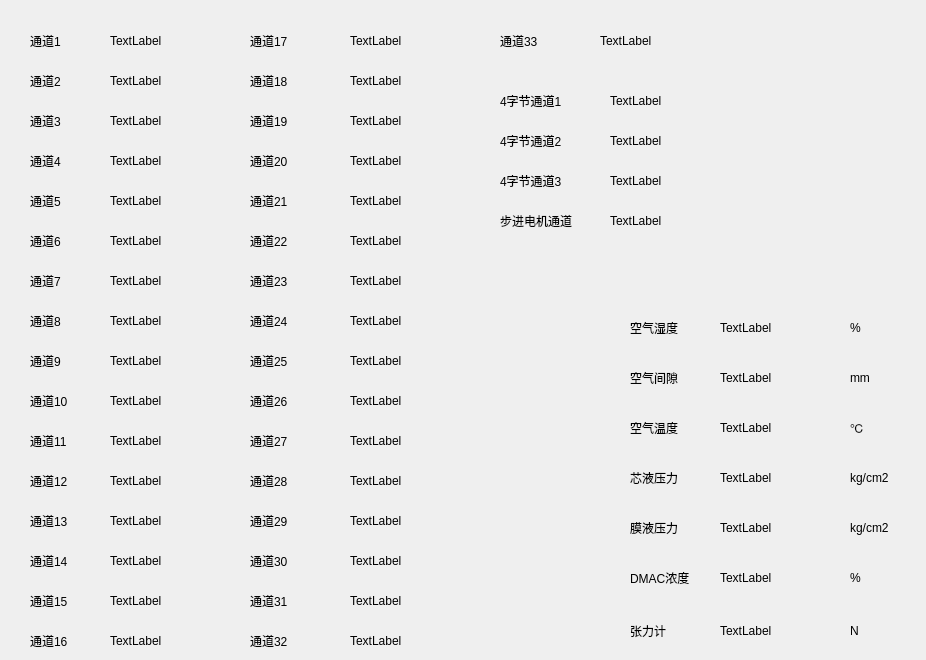
   <widget class="QWidget" name="widget">
    <attribute name="title">
     <string>输入</string>
    </attribute>
    <widget class="QLabel" name="label_16">
     <property name="geometry">
      <rect>
       <x>30</x>
       <y>30</y>
       <width>67</width>
       <height>21</height>
      </rect>
     </property>
     <property name="text">
      <string>通道1</string>
     </property>
    </widget>
    <widget class="QLabel" name="label_19">
     <property name="geometry">
      <rect>
       <x>30</x>
       <y>70</y>
       <width>67</width>
       <height>21</height>
      </rect>
     </property>
     <property name="text">
      <string>通道2</string>
     </property>
    </widget>
    <widget class="QLabel" name="label_23">
     <property name="geometry">
      <rect>
       <x>30</x>
       <y>110</y>
       <width>67</width>
       <height>21</height>
      </rect>
     </property>
     <property name="text">
      <string>通道3</string>
     </property>
    </widget>
    <widget class="QLabel" name="label_24">
     <property name="geometry">
      <rect>
       <x>30</x>
       <y>150</y>
       <width>67</width>
       <height>21</height>
      </rect>
     </property>
     <property name="text">
      <string>通道4</string>
     </property>
    </widget>
    <widget class="QLabel" name="label_25">
     <property name="geometry">
      <rect>
       <x>30</x>
       <y>190</y>
       <width>67</width>
       <height>21</height>
      </rect>
     </property>
     <property name="text">
      <string>通道5</string>
     </property>
    </widget>
    <widget class="QLabel" name="label_26">
     <property name="geometry">
      <rect>
       <x>30</x>
       <y>230</y>
       <width>67</width>
       <height>21</height>
      </rect>
     </property>
     <property name="text">
      <string>通道6</string>
     </property>
    </widget>
    <widget class="QLabel" name="label_27">
     <property name="geometry">
      <rect>
       <x>30</x>
       <y>270</y>
       <width>67</width>
       <height>21</height>
      </rect>
     </property>
     <property name="text">
      <string>通道7</string>
     </property>
    </widget>
    <widget class="QLabel" name="label_28">
     <property name="geometry">
      <rect>
       <x>30</x>
       <y>310</y>
       <width>67</width>
       <height>21</height>
      </rect>
     </property>
     <property name="text">
      <string>通道8</string>
     </property>
    </widget>
    <widget class="QLabel" name="label_29">
     <property name="geometry">
      <rect>
       <x>30</x>
       <y>350</y>
       <width>67</width>
       <height>21</height>
      </rect>
     </property>
     <property name="text">
      <string>通道9</string>
     </property>
    </widget>
    <widget class="QLabel" name="label_30">
     <property name="geometry">
      <rect>
       <x>30</x>
       <y>390</y>
       <width>67</width>
       <height>21</height>
      </rect>
     </property>
     <property name="text">
      <string>通道10</string>
     </property>
    </widget>
    <widget class="QLabel" name="label_31">
     <property name="geometry">
      <rect>
       <x>30</x>
       <y>430</y>
       <width>67</width>
       <height>21</height>
      </rect>
     </property>
     <property name="text">
      <string>通道11</string>
     </property>
    </widget>
    <widget class="QLabel" name="label_32">
     <property name="geometry">
      <rect>
       <x>30</x>
       <y>470</y>
       <width>67</width>
       <height>21</height>
      </rect>
     </property>
     <property name="text">
      <string>通道12</string>
     </property>
    </widget>
    <widget class="QLabel" name="label_33">
     <property name="geometry">
      <rect>
       <x>30</x>
       <y>510</y>
       <width>67</width>
       <height>21</height>
      </rect>
     </property>
     <property name="text">
      <string>通道13</string>
     </property>
    </widget>
    <widget class="QLabel" name="label_34">
     <property name="geometry">
      <rect>
       <x>30</x>
       <y>550</y>
       <width>67</width>
       <height>21</height>
      </rect>
     </property>
     <property name="text">
      <string>通道14</string>
     </property>
    </widget>
    <widget class="QLabel" name="label_35">
     <property name="geometry">
      <rect>
       <x>30</x>
       <y>590</y>
       <width>67</width>
       <height>21</height>
      </rect>
     </property>
     <property name="text">
      <string>通道15</string>
     </property>
    </widget>
    <widget class="QLabel" name="label_36">
     <property name="geometry">
      <rect>
       <x>30</x>
       <y>630</y>
       <width>67</width>
       <height>21</height>
      </rect>
     </property>
     <property name="text">
      <string>通道16</string>
     </property>
    </widget>
    <widget class="QLabel" name="label_37">
     <property name="geometry">
      <rect>
       <x>250</x>
       <y>30</y>
       <width>67</width>
       <height>21</height>
      </rect>
     </property>
     <property name="text">
      <string>通道17</string>
     </property>
    </widget>
    <widget class="QLabel" name="label_38">
     <property name="geometry">
      <rect>
       <x>250</x>
       <y>70</y>
       <width>67</width>
       <height>21</height>
      </rect>
     </property>
     <property name="text">
      <string>通道18</string>
     </property>
    </widget>
    <widget class="QLabel" name="label_39">
     <property name="geometry">
      <rect>
       <x>250</x>
       <y>110</y>
       <width>67</width>
       <height>21</height>
      </rect>
     </property>
     <property name="text">
      <string>通道19</string>
     </property>
    </widget>
    <widget class="QLabel" name="label_40">
     <property name="geometry">
      <rect>
       <x>250</x>
       <y>150</y>
       <width>67</width>
       <height>21</height>
      </rect>
     </property>
     <property name="text">
      <string>通道20</string>
     </property>
    </widget>
    <widget class="QLabel" name="label_41">
     <property name="geometry">
      <rect>
       <x>250</x>
       <y>190</y>
       <width>67</width>
       <height>21</height>
      </rect>
     </property>
     <property name="text">
      <string>通道21</string>
     </property>
    </widget>
    <widget class="QLabel" name="label_42">
     <property name="geometry">
      <rect>
       <x>250</x>
       <y>230</y>
       <width>67</width>
       <height>21</height>
      </rect>
     </property>
     <property name="text">
      <string>通道22</string>
     </property>
    </widget>
    <widget class="QLabel" name="label_43">
     <property name="geometry">
      <rect>
       <x>250</x>
       <y>270</y>
       <width>67</width>
       <height>21</height>
      </rect>
     </property>
     <property name="text">
      <string>通道23</string>
     </property>
    </widget>
    <widget class="QLabel" name="label_44">
     <property name="geometry">
      <rect>
       <x>250</x>
       <y>310</y>
       <width>67</width>
       <height>21</height>
      </rect>
     </property>
     <property name="text">
      <string>通道24</string>
     </property>
    </widget>
    <widget class="QLabel" name="label_45">
     <property name="geometry">
      <rect>
       <x>250</x>
       <y>350</y>
       <width>67</width>
       <height>21</height>
      </rect>
     </property>
     <property name="text">
      <string>通道25</string>
     </property>
    </widget>
    <widget class="QLabel" name="label_46">
     <property name="geometry">
      <rect>
       <x>250</x>
       <y>390</y>
       <width>67</width>
       <height>21</height>
      </rect>
     </property>
     <property name="text">
      <string>通道26</string>
     </property>
    </widget>
    <widget class="QLabel" name="label_47">
     <property name="geometry">
      <rect>
       <x>250</x>
       <y>430</y>
       <width>67</width>
       <height>21</height>
      </rect>
     </property>
     <property name="text">
      <string>通道27</string>
     </property>
    </widget>
    <widget class="QLabel" name="label_48">
     <property name="geometry">
      <rect>
       <x>250</x>
       <y>470</y>
       <width>67</width>
       <height>21</height>
      </rect>
     </property>
     <property name="text">
      <string>通道28</string>
     </property>
    </widget>
    <widget class="QLabel" name="label_49">
     <property name="geometry">
      <rect>
       <x>250</x>
       <y>510</y>
       <width>67</width>
       <height>21</height>
      </rect>
     </property>
     <property name="text">
      <string>通道29</string>
     </property>
    </widget>
    <widget class="QLabel" name="label_50">
     <property name="geometry">
      <rect>
       <x>250</x>
       <y>550</y>
       <width>67</width>
       <height>21</height>
      </rect>
     </property>
     <property name="text">
      <string>通道30</string>
     </property>
    </widget>
    <widget class="QLabel" name="label_51">
     <property name="geometry">
      <rect>
       <x>250</x>
       <y>590</y>
       <width>67</width>
       <height>21</height>
      </rect>
     </property>
     <property name="text">
      <string>通道31</string>
     </property>
    </widget>
    <widget class="QLabel" name="label_52">
     <property name="geometry">
      <rect>
       <x>250</x>
       <y>630</y>
       <width>67</width>
       <height>21</height>
      </rect>
     </property>
     <property name="text">
      <string>通道32</string>
     </property>
    </widget>
    <widget class="QLabel" name="label_t1">
     <property name="geometry">
      <rect>
       <x>110</x>
       <y>30</y>
       <width>67</width>
       <height>21</height>
      </rect>
     </property>
     <property name="text">
      <string>TextLabel</string>
     </property>
    </widget>
    <widget class="QLabel" name="label_t2">
     <property name="geometry">
      <rect>
       <x>110</x>
       <y>70</y>
       <width>67</width>
       <height>21</height>
      </rect>
     </property>
     <property name="text">
      <string>TextLabel</string>
     </property>
    </widget>
    <widget class="QLabel" name="label_t3">
     <property name="geometry">
      <rect>
       <x>110</x>
       <y>110</y>
       <width>67</width>
       <height>21</height>
      </rect>
     </property>
     <property name="text">
      <string>TextLabel</string>
     </property>
    </widget>
    <widget class="QLabel" name="label_t4">
     <property name="geometry">
      <rect>
       <x>110</x>
       <y>150</y>
       <width>67</width>
       <height>21</height>
      </rect>
     </property>
     <property name="text">
      <string>TextLabel</string>
     </property>
    </widget>
    <widget class="QLabel" name="label_t5">
     <property name="geometry">
      <rect>
       <x>110</x>
       <y>190</y>
       <width>67</width>
       <height>21</height>
      </rect>
     </property>
     <property name="text">
      <string>TextLabel</string>
     </property>
    </widget>
    <widget class="QLabel" name="label_t6">
     <property name="geometry">
      <rect>
       <x>110</x>
       <y>230</y>
       <width>67</width>
       <height>21</height>
      </rect>
     </property>
     <property name="text">
      <string>TextLabel</string>
     </property>
    </widget>
    <widget class="QLabel" name="label_t7">
     <property name="geometry">
      <rect>
       <x>110</x>
       <y>270</y>
       <width>67</width>
       <height>21</height>
      </rect>
     </property>
     <property name="text">
      <string>TextLabel</string>
     </property>
    </widget>
    <widget class="QLabel" name="label_t8">
     <property name="geometry">
      <rect>
       <x>110</x>
       <y>310</y>
       <width>67</width>
       <height>21</height>
      </rect>
     </property>
     <property name="text">
      <string>TextLabel</string>
     </property>
    </widget>
    <widget class="QLabel" name="label_t9">
     <property name="geometry">
      <rect>
       <x>110</x>
       <y>350</y>
       <width>67</width>
       <height>21</height>
      </rect>
     </property>
     <property name="text">
      <string>TextLabel</string>
     </property>
    </widget>
    <widget class="QLabel" name="label_t10">
     <property name="geometry">
      <rect>
       <x>110</x>
       <y>390</y>
       <width>67</width>
       <height>21</height>
      </rect>
     </property>
     <property name="text">
      <string>TextLabel</string>
     </property>
    </widget>
    <widget class="QLabel" name="label_t11">
     <property name="geometry">
      <rect>
       <x>110</x>
       <y>430</y>
       <width>67</width>
       <height>21</height>
      </rect>
     </property>
     <property name="text">
      <string>TextLabel</string>
     </property>
    </widget>
    <widget class="QLabel" name="label_t12">
     <property name="geometry">
      <rect>
       <x>110</x>
       <y>470</y>
       <width>67</width>
       <height>21</height>
      </rect>
     </property>
     <property name="text">
      <string>TextLabel</string>
     </property>
    </widget>
    <widget class="QLabel" name="label_t13">
     <property name="geometry">
      <rect>
       <x>110</x>
       <y>510</y>
       <width>67</width>
       <height>21</height>
      </rect>
     </property>
     <property name="text">
      <string>TextLabel</string>
     </property>
    </widget>
    <widget class="QLabel" name="label_t14">
     <property name="geometry">
      <rect>
       <x>110</x>
       <y>550</y>
       <width>67</width>
       <height>21</height>
      </rect>
     </property>
     <property name="text">
      <string>TextLabel</string>
     </property>
    </widget>
    <widget class="QLabel" name="label_t15">
     <property name="geometry">
      <rect>
       <x>110</x>
       <y>590</y>
       <width>67</width>
       <height>21</height>
      </rect>
     </property>
     <property name="text">
      <string>TextLabel</string>
     </property>
    </widget>
    <widget class="QLabel" name="label_t16">
     <property name="geometry">
      <rect>
       <x>110</x>
       <y>630</y>
       <width>67</width>
       <height>21</height>
      </rect>
     </property>
     <property name="text">
      <string>TextLabel</string>
     </property>
    </widget>
    <widget class="QLabel" name="label_t26">
     <property name="geometry">
      <rect>
       <x>350</x>
       <y>390</y>
       <width>67</width>
       <height>21</height>
      </rect>
     </property>
     <property name="text">
      <string>TextLabel</string>
     </property>
    </widget>
    <widget class="QLabel" name="label_t21">
     <property name="geometry">
      <rect>
       <x>350</x>
       <y>190</y>
       <width>67</width>
       <height>21</height>
      </rect>
     </property>
     <property name="text">
      <string>TextLabel</string>
     </property>
    </widget>
    <widget class="QLabel" name="label_t23">
     <property name="geometry">
      <rect>
       <x>350</x>
       <y>270</y>
       <width>67</width>
       <height>21</height>
      </rect>
     </property>
     <property name="text">
      <string>TextLabel</string>
     </property>
    </widget>
    <widget class="QLabel" name="label_t17">
     <property name="geometry">
      <rect>
       <x>350</x>
       <y>30</y>
       <width>67</width>
       <height>21</height>
      </rect>
     </property>
     <property name="text">
      <string>TextLabel</string>
     </property>
    </widget>
    <widget class="QLabel" name="label_t27">
     <property name="geometry">
      <rect>
       <x>350</x>
       <y>430</y>
       <width>67</width>
       <height>21</height>
      </rect>
     </property>
     <property name="text">
      <string>TextLabel</string>
     </property>
    </widget>
    <widget class="QLabel" name="label_t19">
     <property name="geometry">
      <rect>
       <x>350</x>
       <y>110</y>
       <width>67</width>
       <height>21</height>
      </rect>
     </property>
     <property name="text">
      <string>TextLabel</string>
     </property>
    </widget>
    <widget class="QLabel" name="label_t18">
     <property name="geometry">
      <rect>
       <x>350</x>
       <y>70</y>
       <width>67</width>
       <height>21</height>
      </rect>
     </property>
     <property name="text">
      <string>TextLabel</string>
     </property>
    </widget>
    <widget class="QLabel" name="label_t24">
     <property name="geometry">
      <rect>
       <x>350</x>
       <y>310</y>
       <width>67</width>
       <height>21</height>
      </rect>
     </property>
     <property name="text">
      <string>TextLabel</string>
     </property>
    </widget>
    <widget class="QLabel" name="label_t31">
     <property name="geometry">
      <rect>
       <x>350</x>
       <y>590</y>
       <width>67</width>
       <height>21</height>
      </rect>
     </property>
     <property name="text">
      <string>TextLabel</string>
     </property>
    </widget>
    <widget class="QLabel" name="label_t32">
     <property name="geometry">
      <rect>
       <x>350</x>
       <y>630</y>
       <width>67</width>
       <height>21</height>
      </rect>
     </property>
     <property name="text">
      <string>TextLabel</string>
     </property>
    </widget>
    <widget class="QLabel" name="label_t22">
     <property name="geometry">
      <rect>
       <x>350</x>
       <y>230</y>
       <width>67</width>
       <height>21</height>
      </rect>
     </property>
     <property name="text">
      <string>TextLabel</string>
     </property>
    </widget>
    <widget class="QLabel" name="label_t30">
     <property name="geometry">
      <rect>
       <x>350</x>
       <y>550</y>
       <width>67</width>
       <height>21</height>
      </rect>
     </property>
     <property name="text">
      <string>TextLabel</string>
     </property>
    </widget>
    <widget class="QLabel" name="label_t20">
     <property name="geometry">
      <rect>
       <x>350</x>
       <y>150</y>
       <width>67</width>
       <height>21</height>
      </rect>
     </property>
     <property name="text">
      <string>TextLabel</string>
     </property>
    </widget>
    <widget class="QLabel" name="label_t28">
     <property name="geometry">
      <rect>
       <x>350</x>
       <y>470</y>
       <width>67</width>
       <height>21</height>
      </rect>
     </property>
     <property name="text">
      <string>TextLabel</string>
     </property>
    </widget>
    <widget class="QLabel" name="label_t25">
     <property name="geometry">
      <rect>
       <x>350</x>
       <y>350</y>
       <width>67</width>
       <height>21</height>
      </rect>
     </property>
     <property name="text">
      <string>TextLabel</string>
     </property>
    </widget>
    <widget class="QLabel" name="label_t29">
     <property name="geometry">
      <rect>
       <x>350</x>
       <y>510</y>
       <width>67</width>
       <height>21</height>
      </rect>
     </property>
     <property name="text">
      <string>TextLabel</string>
     </property>
    </widget>
    <widget class="QLabel" name="label_53">
     <property name="geometry">
      <rect>
       <x>500</x>
       <y>30</y>
       <width>67</width>
       <height>21</height>
      </rect>
     </property>
     <property name="text">
      <string>通道33</string>
     </property>
    </widget>
    <widget class="QLabel" name="label_t33">
     <property name="geometry">
      <rect>
       <x>600</x>
       <y>30</y>
       <width>67</width>
       <height>21</height>
      </rect>
     </property>
     <property name="text">
      <string>TextLabel</string>
     </property>
    </widget>
    <widget class="QLabel" name="label_59">
     <property name="geometry">
      <rect>
       <x>500</x>
       <y>90</y>
       <width>81</width>
       <height>21</height>
      </rect>
     </property>
     <property name="text">
      <string>4字节通道1</string>
     </property>
    </widget>
    <widget class="QLabel" name="label_ts1">
     <property name="geometry">
      <rect>
       <x>610</x>
       <y>90</y>
       <width>67</width>
       <height>21</height>
      </rect>
     </property>
     <property name="text">
      <string>TextLabel</string>
     </property>
    </widget>
    <widget class="QLabel" name="label_60">
     <property name="geometry">
      <rect>
       <x>500</x>
       <y>130</y>
       <width>81</width>
       <height>21</height>
      </rect>
     </property>
     <property name="text">
      <string>4字节通道2</string>
     </property>
    </widget>
    <widget class="QLabel" name="label_ts2">
     <property name="geometry">
      <rect>
       <x>610</x>
       <y>130</y>
       <width>67</width>
       <height>21</height>
      </rect>
     </property>
     <property name="text">
      <string>TextLabel</string>
     </property>
    </widget>
    <widget class="QLabel" name="label_61">
     <property name="geometry">
      <rect>
       <x>500</x>
       <y>170</y>
       <width>81</width>
       <height>21</height>
      </rect>
     </property>
     <property name="text">
      <string>4字节通道3</string>
     </property>
    </widget>
    <widget class="QLabel" name="label_ts3">
     <property name="geometry">
      <rect>
       <x>610</x>
       <y>170</y>
       <width>67</width>
       <height>21</height>
      </rect>
     </property>
     <property name="text">
      <string>TextLabel</string>
     </property>
    </widget>
    <widget class="QLabel" name="label_62">
     <property name="geometry">
      <rect>
       <x>500</x>
       <y>210</y>
       <width>101</width>
       <height>21</height>
      </rect>
     </property>
     <property name="text">
      <string>步进电机通道</string>
     </property>
    </widget>
    <widget class="QLabel" name="label_tb">
     <property name="geometry">
      <rect>
       <x>610</x>
       <y>210</y>
       <width>67</width>
       <height>21</height>
      </rect>
     </property>
     <property name="text">
      <string>TextLabel</string>
     </property>
    </widget>
    <widget class="QLabel" name="label_54">
     <property name="geometry">
      <rect>
       <x>630</x>
       <y>460</y>
       <width>81</width>
       <height>35</height>
      </rect>
     </property>
     <property name="text">
      <string>芯液压力</string>
     </property>
    </widget>
    <widget class="QLabel" name="label_55">
     <property name="geometry">
      <rect>
       <x>850</x>
       <y>460</y>
       <width>61</width>
       <height>35</height>
      </rect>
     </property>
     <property name="text">
      <string>kg/cm2</string>
     </property>
    </widget>
    <widget class="QLabel" name="label_56">
     <property name="geometry">
      <rect>
       <x>630</x>
       <y>510</y>
       <width>81</width>
       <height>35</height>
      </rect>
     </property>
     <property name="text">
      <string>膜液压力</string>
     </property>
    </widget>
    <widget class="QLabel" name="label_57">
     <property name="geometry">
      <rect>
       <x>850</x>
       <y>510</y>
       <width>67</width>
       <height>35</height>
      </rect>
     </property>
     <property name="text">
      <string>kg/cm2</string>
     </property>
    </widget>
    <widget class="QLabel" name="label_58">
     <property name="geometry">
      <rect>
       <x>630</x>
       <y>410</y>
       <width>81</width>
       <height>35</height>
      </rect>
     </property>
     <property name="text">
      <string>空气温度</string>
     </property>
    </widget>
    <widget class="QLabel" name="label_63">
     <property name="geometry">
      <rect>
       <x>850</x>
       <y>410</y>
       <width>67</width>
       <height>35</height>
      </rect>
     </property>
     <property name="text">
      <string>℃</string>
     </property>
    </widget>
    <widget class="QLabel" name="label_64">
     <property name="geometry">
      <rect>
       <x>630</x>
       <y>610</y>
       <width>81</width>
       <height>41</height>
      </rect>
     </property>
     <property name="text">
      <string>张力计</string>
     </property>
    </widget>
    <widget class="QLabel" name="label_65">
     <property name="geometry">
      <rect>
       <x>850</x>
       <y>610</y>
       <width>67</width>
       <height>41</height>
      </rect>
     </property>
     <property name="text">
      <string>N </string>
     </property>
    </widget>
    <widget class="QLabel" name="label_66">
     <property name="geometry">
      <rect>
       <x>630</x>
       <y>560</y>
       <width>81</width>
       <height>35</height>
      </rect>
     </property>
     <property name="text">
      <string>DMAC浓度</string>
     </property>
    </widget>
    <widget class="QLabel" name="label_67">
     <property name="geometry">
      <rect>
       <x>850</x>
       <y>560</y>
       <width>67</width>
       <height>35</height>
      </rect>
     </property>
     <property name="text">
      <string>%</string>
     </property>
    </widget>
    <widget class="QLabel" name="label_68">
     <property name="geometry">
      <rect>
       <x>630</x>
       <y>360</y>
       <width>81</width>
       <height>35</height>
      </rect>
     </property>
     <property name="text">
      <string>空气间隙</string>
     </property>
    </widget>
    <widget class="QLabel" name="label_69">
     <property name="geometry">
      <rect>
       <x>850</x>
       <y>360</y>
       <width>67</width>
       <height>35</height>
      </rect>
     </property>
     <property name="text">
      <string>mm</string>
     </property>
    </widget>
    <widget class="QLabel" name="label_xy">
     <property name="geometry">
      <rect>
       <x>720</x>
       <y>460</y>
       <width>101</width>
       <height>35</height>
      </rect>
     </property>
     <property name="text">
      <string>TextLabel</string>
     </property>
    </widget>
    <widget class="QLabel" name="label_my">
     <property name="geometry">
      <rect>
       <x>720</x>
       <y>510</y>
       <width>101</width>
       <height>35</height>
      </rect>
     </property>
     <property name="text">
      <string>TextLabel</string>
     </property>
    </widget>
    <widget class="QLabel" name="label_kw">
     <property name="geometry">
      <rect>
       <x>720</x>
       <y>410</y>
       <width>101</width>
       <height>35</height>
      </rect>
     </property>
     <property name="text">
      <string>TextLabel</string>
     </property>
    </widget>
    <widget class="QLabel" name="label_zl">
     <property name="geometry">
      <rect>
       <x>720</x>
       <y>610</y>
       <width>101</width>
       <height>41</height>
      </rect>
     </property>
     <property name="text">
      <string>TextLabel</string>
     </property>
    </widget>
    <widget class="QLabel" name="label_dmac">
     <property name="geometry">
      <rect>
       <x>720</x>
       <y>560</y>
       <width>101</width>
       <height>35</height>
      </rect>
     </property>
     <property name="text">
      <string>TextLabel</string>
     </property>
    </widget>
    <widget class="QLabel" name="label_kj">
     <property name="geometry">
      <rect>
       <x>720</x>
       <y>360</y>
       <width>101</width>
       <height>35</height>
      </rect>
     </property>
     <property name="text">
      <string>TextLabel</string>
     </property>
    </widget>
    <widget class="QLabel" name="label_kx">
     <property name="geometry">
      <rect>
       <x>720</x>
       <y>310</y>
       <width>101</width>
       <height>35</height>
      </rect>
     </property>
     <property name="text">
      <string>TextLabel</string>
     </property>
    </widget>
    <widget class="QLabel" name="label_139">
     <property name="geometry">
      <rect>
       <x>850</x>
       <y>310</y>
       <width>67</width>
       <height>35</height>
      </rect>
     </property>
     <property name="text">
      <string>%</string>
     </property>
    </widget>
    <widget class="QLabel" name="label_140">
     <property name="geometry">
      <rect>
       <x>630</x>
       <y>310</y>
       <width>81</width>
       <height>35</height>
      </rect>
     </property>
     <property name="text">
      <string>空气湿度</string>
     </property>
    </widget>
   </widget>
